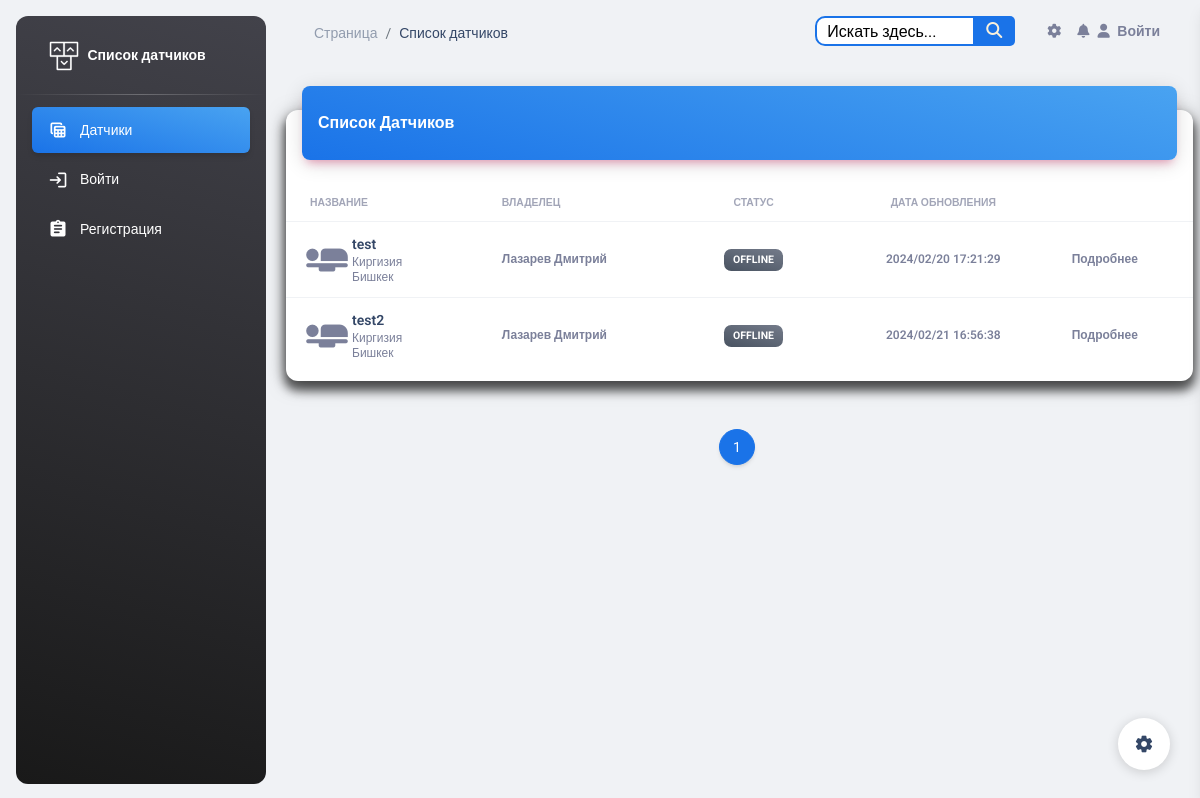
The app's page /, older data.
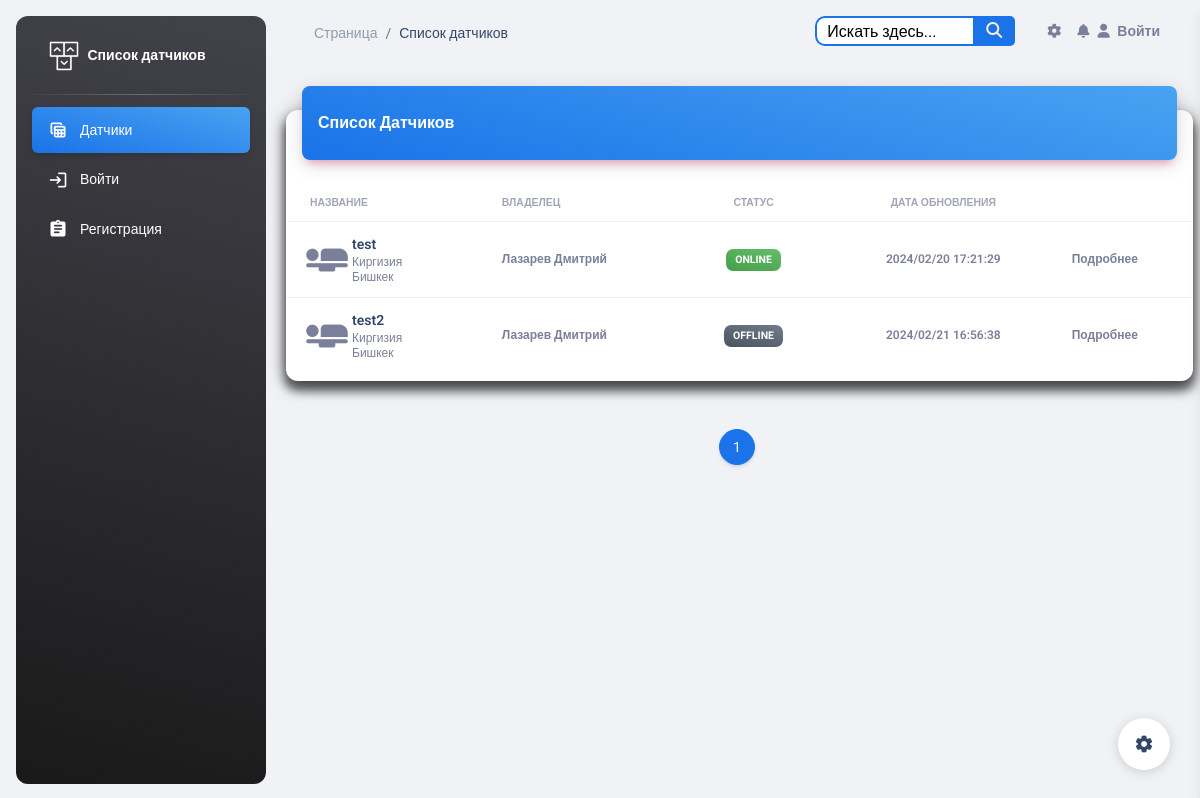
The same page, newer data.
### esp_sensor/models.py (models this page shows, shortened)
class Sensor(models.Model):
    id = models.AutoField(primary_key=True)
    name = models.CharField('Имя датчика', max_length=100, unique=True)
    slug = models.SlugField(max_length=255, unique=True, db_index=True, verbose_name="URL")
    description = models.TextField('Описание', blank=True)
    owner = models.CharField("Владелец", max_length=100, blank=True)
    date_added = models.DateTimeField('Дата добавления', default=timezone.now)
    country = models.ManyToManyField(Country, blank=True, verbose_name='Страна')
    city = models.ManyToManyField(City, blank=True, verbose_name='Город')
    inclusions = models.IntegerField("Количество включений", default=0)
    power = models.IntegerField(default=0,
                                blank=True,
                                verbose_name='Мощность',
                                validators=[MinValueValidator(0), MaxValueValidator(100)])
    watt = models.IntegerField("Потребление мощности", default=0)
    volt = models.IntegerField("Электрическое напряжение", default=0)
    work = models.BooleanField('Онлайн', default=True)
    class Meta:
        verbose_name = 'Датчик'
        verbose_name_plural = 'Датчики'

### esp_sensor/views.py (the view)
# urls.py: path('', SensorListView.as_view(), name='sensor_list'),
class SensorListView(ListView):
    model = Sensor
    template_name = 'sensor/sensor_list.html'
    context_object_name = 'sensors'
    paginate_by = 6
    def get_queryset(self):
        return Sensor.objects.order_by('id')

### templates/sensor/sensor_list.html (shortened to what the changed rows need)
{% load static %}
{% include 'base.html' %}
<body class="g-sidenav-show  bg-gray-200">
<main class="main-content position-relative max-height-vh-100 h-100 border-radius-lg ">
    <div class="container-fluid py-4">
        <div class="row">
            <div class="col-12">
                <div class="card my-4">
                    <div class="card-body px-0 pb-2">
                        <div class="table-responsive p-0">
                            <table class="table align-items-center mb-0">
                                <thead>
                                <tr>
                                    <th class="text-uppercase text-secondary text-xxs font-weight-bolder opacity-7">
                                        Название
                                    </th>
                                    <th class="text-uppercase text-secondary text-xxs font-weight-bolder opacity-7 ps-2">
                                        Владелец
                                    </th>
                                    <th class="text-center text-uppercase text-secondary text-xxs font-weight-bolder opacity-7">
                                        Статус
                                    </th>
                                    <th class="text-center text-uppercase text-secondary text-xxs font-weight-bolder opacity-7">
                                        Дата обновления
                                    </th>
                                    <th class="text-secondary opacity-7"></th>
                                </tr>
                                </thead>
                                <tbody>
                                {% for sensor in sensors %}
                                    <tr>
                                        <td>
                                            <div class="d-flex px-2 py-1">
                                                <div>
                                                    <i class="material-icons"
                                                       style="font-size: 50px;">airline_seat_flat</i>
                                                </div>
                                                <div class="d-flex flex-column justify-content-center">
                                                    <a href="{% url 'sensor_detail' sensor.pk %}"
                                                       class="text-secondary font-weight-bold text-xs"
                                                       data-toggle="tooltip" data-original-title="Edit user">
                                                        <h6 class="mb-0 text-sm">{{ sensor.name }}</h6>
                                                    </a>
                                                    {% for country in sensor.country.all %}
                                                        <p class="text-xs text-secondary mb-0">{{ country.name }}</p>
                                                    {% endfor %}
                                                    {% for city in sensor.city.all %}
                                                        <p class="text-xs text-secondary mb-0">{{ city.name }}</p>
                                                    {% endfor %}
                                                </div>
                                            </div>
                                        </td>
                                        <td>
                                            <p class="text-xs font-weight-bold mb-0">{{ sensor.owner }}</p>
                                        </td>
                                        <td class="align-middle text-center text-sm">
                                            {% if sensor.work %}
                                                <span class="badge badge-sm bg-gradient-success">Online</span>
                                            {% else %}
                                                <span class="badge badge-sm bg-gradient-secondary">Offline</span>
                                            {% endif %}
                                        </td>
                                        <td class="align-middle text-center">
                                            <span class="text-secondary text-xs font-weight-bold">{{ sensor.date_added | date:"Y/m/d H:i:s" }}</span>
                                        </td>
                                        <td class="align-middle">
                                            <a href="{% url 'sensor_detail' sensor.pk %}"
                                               class="text-secondary font-weight-bold text-xs"
                                               data-toggle="tooltip" data-original-title="Edit user">
                                                Подробнее
                                            </a>
                                        </td>
                                    </tr>
                                {% endfor %}
                                </tbody>
                            </table>
                        </div>
                    </div>
                </div>
            </div>
        </div>
    </div>
</main>
</body>

Row changes from the older to the newer data that the page shows:
changed Sensor "test": work "OFFLINE" → "ONLINE"
